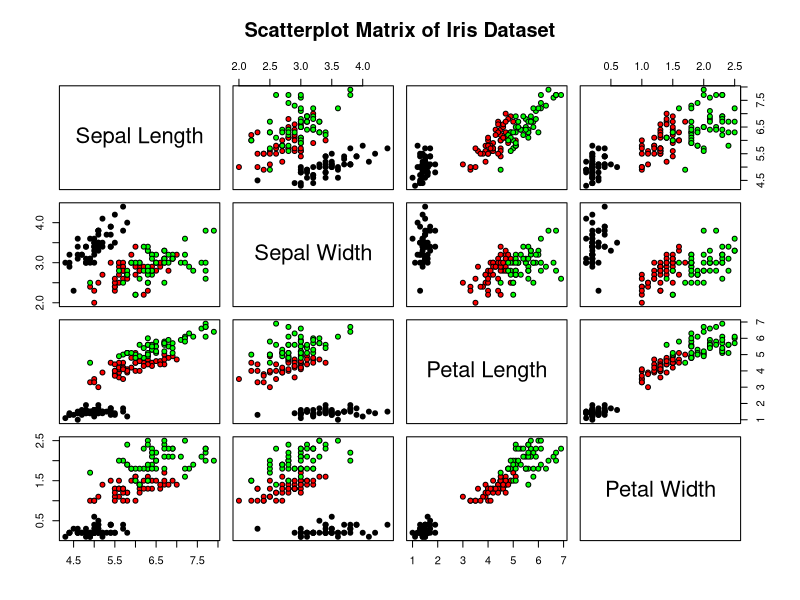
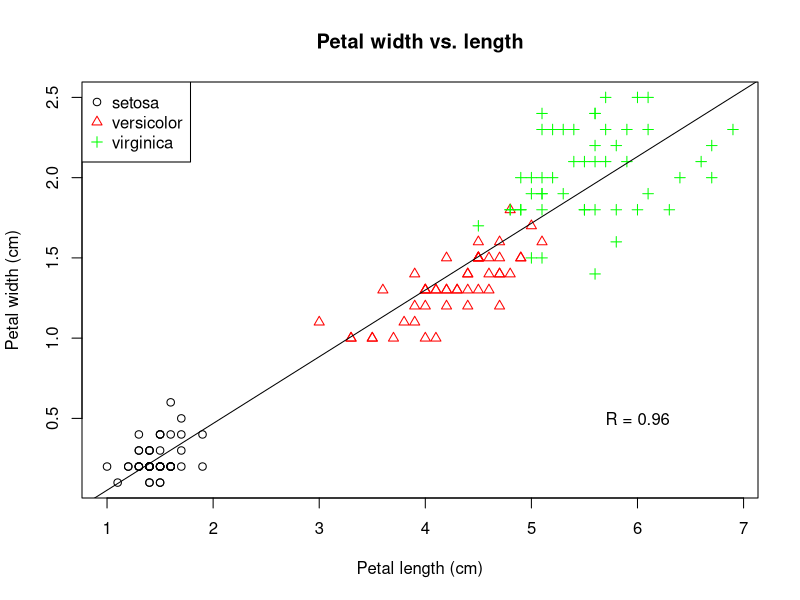

The R script that drew these images, in order:
## ---- chunk 1
#pdf(file = "Scatterplot Matrix.pdf", paper = "A4")

iris
pairs(iris[1:4], 
      main = "Scatterplot Matrix of Iris Dataset",
      pch = 21, 
      bg = c("black","red","green")[unclass(iris$Species)],
      labels = c("Sepal Length", "Sepal Width", "Petal Length", "Petal Width"))

#dev.off()

## ---- chunk 2

#pdf(file = "Width-Length.pdf", width = 5.44, height = 4.16)
iris
colors <- c("black","red","green")
shapes <- c(1, 2, 3) 

plot(iris$Petal.Length, iris$Petal.Width, 
     col = colors[as.numeric(iris$Species)], 
     pch = shapes[as.numeric(iris$Species)],
     xlab = "Petal length (cm)", 
     ylab = "Petal width (cm)", 
     main = "Petal width vs. length")

legend("topleft", legend = levels(iris$Species), 
       col = colors, pch = shapes)

abline(lm(Petal.Width ~ Petal.Length, data = iris))
text(6, 0.5, paste("R =", round(cor(iris$Petal.Length, iris$Petal.Width), 2)))


#dev.off()

